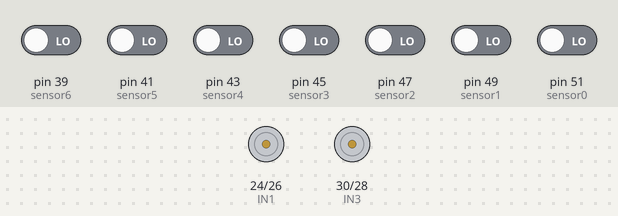
Bench run of a sketch on a simulated Arduino Mega 2560, built with avr-gcc and run on an emulated ATmega2560. Shown: motor-driver pin pairs drawn as motors (green arrow = first pin HIGH = forward, orange = second pin HIGH = backward, longer = more drive, scaled by the enable pin). The test bench sets the inputs (shaded band); at power-on: pin 39 (sensor6), pin 41 (sensor5), pin 43 (sensor4), pin 45 (sensor3), pin 47 (sensor2), pin 49 (sensor1), pin 51 (sensor0) LOW.

Above: at 0.1 s.
At 2.1 s:
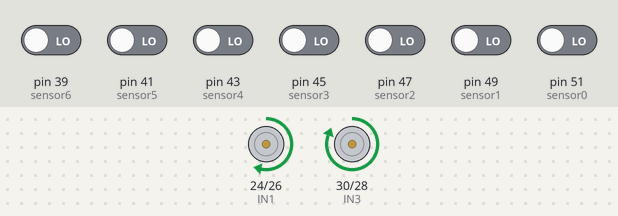
Timing chart, 0 to 3.6 s (numbered marks = the images above):
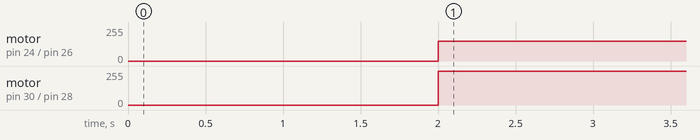

Measured:
- by itself, motor on pin 24 (IN1) / pin 26 (IN2): stopped → forward 150/255 at 2.0 s
- by itself, motor on pin 30 (IN3) / pin 28 (IN4): stopped → forward 255/255 at 2.0 s

The sketch:

seguidor_de_linha_PID_xico.ino
```cpp
/* **** -CONFIGURAÇÃO PARA PLACA DE SENSORES- **** */

//DECLARANDO O PINO PARA CADA SENSOR
int sensor0 = 51;
int sensor1 = 49;
int sensor2 = 47;
int sensor3 = 45;
int sensor4 = 43;
int sensor5 = 41;
int sensor6 = 39;
int sensor[7]; //VETOR PARA ARMAZENAR INFORMAÇÃO DA PLACA

/* **** ---------------------------------------------------------- **** */

/* **** -CONFIGURAÇÃO PARA A PONTE H- **** */

int IN1 = 24;//PINOS PARA CONTROLAR O SENTIDO DOS DOIS MOTORES
int IN2 = 26;
int IN3 = 30;
int IN4 = 28;

int PWM_A = 6; //PINOS PARA CONTROLE DA VELOCIDADE
int PWM_B = 7;

int vel_A = 150; //VELOCIDADES MÁXIMO DOS MOTORES
int vel_B = 255;

/* **** ---------------------------------------------------------- **** */

int Ki = 0;
int Kp = 35;
int Kd = 35;
int I = 0, P = 0, D = 0, PID = 0;
int velesq = 0, veldir = 0;
int erro = 0, erro_anterior = 0;

void setup() {
  /* **** DECLARAÇÃO DE CADA PINO COMO ENTRADA E SAÍDA **** */
  pinMode (IN1, OUTPUT);
  pinMode (IN2, OUTPUT);
  pinMode (IN3, OUTPUT);
  pinMode (IN4, OUTPUT);
  pinMode (PWM_A, OUTPUT);
  pinMode (PWM_B, OUTPUT);
  pinMode (sensor0, INPUT);
  pinMode (sensor1, INPUT);
  pinMode (sensor2, INPUT);
  pinMode (sensor3, INPUT);
  pinMode (sensor4, INPUT);
  pinMode (sensor5, INPUT);
  pinMode (sensor6, INPUT);
  delay(2000);
  Serial.begin(9600);
}

void ler_sensores(){
  sensor[0] = digitalRead (sensor0);
  sensor[1] = digitalRead (sensor1);
  sensor[2] = digitalRead (sensor2);
  sensor[3] = digitalRead (sensor3);
  sensor[4] = digitalRead (sensor4);
  sensor[5] = digitalRead (sensor5);
  sensor[6] = digitalRead (sensor6);
}

void curva90_direita(){
  digitalWrite(IN1, HIGH);
  digitalWrite(IN2, LOW);
  digitalWrite(IN3, HIGH);
  digitalWrite(IN4, LOW);
  analogWrite(PWM_A, 0.10*vel_A);
  analogWrite(PWM_B, 0.80*vel_B);
  delay(850);
}

void curva90_esquerda(){
  digitalWrite(IN1, HIGH);
  digitalWrite(IN2, LOW);
  digitalWrite(IN3, HIGH);
  digitalWrite(IN4, LOW);
  analogWrite(PWM_A, 0.90*vel_A);
  analogWrite(PWM_B, 0.05*vel_B);
  delay(850);
}

void parada(){
  digitalWrite(IN1, HIGH);
  digitalWrite(IN2, HIGH);
  digitalWrite(IN3, HIGH);
  digitalWrite(IN4, HIGH);
}

void calcula_erro(){
  if ((sensor[0]==1) && (sensor[1]==1) && (sensor[2]==1) && (sensor[3]==1) && (sensor[4]==1) && (sensor[5]==1) && (sensor[6]==1)){ erro = 0;}
  else if ((sensor[0]==1) && (sensor[1]==1) && (sensor[2]==1) && (sensor[3]==0) && (sensor[4]==0) && (sensor[5]==1) && (sensor[6]==1)){ erro = 1;}
  else if ((sensor[0]==1) && (sensor[1]==1) && (sensor[2]==0) && (sensor[3]==0) && (sensor[4]==1) && (sensor[5]==1) && (sensor[6]==1)){ erro = -1;}
  else if ((sensor[0]==1) && (sensor[1]==1) && (sensor[2]==1) && (sensor[3]==1) && (sensor[4]==0) && (sensor[5]==1) && (sensor[6]==1)){ erro = 1.5;}
  else if ((sensor[0]==1) && (sensor[1]==1) && (sensor[2]==0) && (sensor[3]==1) && (sensor[4]==1) && (sensor[5]==1) && (sensor[6]==1)){ erro = -1.5;}
  else if ((sensor[0]==1) && (sensor[1]==1) && (sensor[2]==1) && (sensor[3]==1) && (sensor[4]==0) && (sensor[5]==0) && (sensor[6]==1)){ erro = 1.75;}
  else if ((sensor[0]==1) && (sensor[1]==0) && (sensor[2]==0) && (sensor[3]==1) && (sensor[4]==1) && (sensor[5]==1) && (sensor[6]==1)){ erro = -1.75;}
  else if ((sensor[0]==1) && (sensor[1]==1) && (sensor[2]==1) && (sensor[3]==1) && (sensor[4]==1) && (sensor[5]==0) && (sensor[6]==1)){ erro = 2;}
  else if ((sensor[0]==1) && (sensor[1]==0) && (sensor[2]==1) && (sensor[3]==1) && (sensor[4]==1) && (sensor[5]==1) && (sensor[6]==1)){ erro = -2;}
}

void calcula_PID(){
  if (erro==0){
    I = 0;
  }
  P = erro;
  I = I + erro;

  if (I > 255){
    I = 255;
  }

  else if (I < -255){
    I = -255;
  }

  D = erro - erro_anterior;
  PID = (Kp*P) + (Ki*I) + (Kd*D);
  erro_anterior = erro;
}

void controle_motor(){
  if (PID >= 0){
    velesq = vel_B;
    veldir = vel_A - PID;
  }
  else{
    velesq = vel_B + PID;
    veldir = vel_A
    ;
  }
  digitalWrite (IN1, HIGH);
  digitalWrite (IN2, LOW);
  digitalWrite (IN3, HIGH);
  digitalWrite (IN4, LOW);
  analogWrite (PWM_A, veldir);
  analogWrite (PWM_B, velesq);

}

void loop() {

  calcula_erro();
  calcula_PID();
  controle_motor();
  ler_sensores();

  /*LINHA RETA
  if(sensor[0]==1 && sensor[1]==1 && sensor[2]==1 && sensor[3]==0 && sensor[4]==1 && sensor[5]==1 && sensor[6]==1){
    digitalWrite(IN1, HIGH);
    digitalWrite(IN2, LOW);
    analogWrite(PWM_A, vel_A*(0.8));
    digitalWrite(IN3, HIGH);
    digitalWrite(IN4, LOW);
    analogWrite(PWM_B, vel_B*(0.8));

  }

  //CURVA LEVE À DIREITA
  else if(sensor[0]==1 && sensor[1]==1 && sensor[2]==1 && sensor[3]==0 && sensor[4]==0 && sensor[5]==1 && sensor[6]==1){
    digitalWrite(IN1, HIGH);
    digitalWrite(IN2, LOW);
    analogWrite(PWM_A, vel_A*(0.5));
    digitalWrite(IN3, HIGH);
    digitalWrite(IN4, LOW);
    analogWrite(PWM_B, vel_B*(0.8));
  }

  //CURVA LEVE À ESQUERDA
  else if(sensor[0]==1 && sensor[1]==1 && sensor[2]==0 && sensor[3]==0 && sensor[4]==1 && sensor[5]==1 && sensor[6]==1){
    digitalWrite(IN1, HIGH);
    digitalWrite(IN2, LOW);
    analogWrite(PWM_A, vel_A*(0.8));
    digitalWrite(IN3, HIGH);
    digitalWrite(IN4, LOW);
    analogWrite(PWM_B, vel_B*(0.5));
  }
  //CURVA À DIREITA
  else if(sensor[0]==1 && sensor[1]==1 && sensor[2]==1 && sensor[3]==1 && sensor[4]==0 && sensor[5]==1 && sensor[6]==1){
    digitalWrite(IN1, HIGH);
    digitalWrite(IN2, LOW);
    analogWrite(PWM_A, vel_A*(0.1)); // mudei de 0,2 para 0,1
    digitalWrite(IN3, HIGH);
    digitalWrite(IN4, LOW);
    analogWrite(PWM_B, vel_B*(0.8));
  }

  //CURVA À ESQUERDA
  else if(sensor[0]==1 && sensor[1]==1 && sensor[2]==0 && sensor[3]==1 && sensor[4]==1 && sensor[5]==1 && sensor[6]==1){
    digitalWrite(IN1, HIGH);
    digitalWrite(IN2, LOW);
    analogWrite(PWM_A, vel_A*(0.8));
    digitalWrite(IN3, HIGH);
    digitalWrite(IN4, LOW);
    analogWrite(PWM_B, vel_B*(0.2));
  }

  //CURVA ACENTUADA À DIREITA
  else if(sensor[0]==1 && sensor[1]==1 && sensor[2]==1 && sensor[3]==1 && sensor[4]==0 && sensor[5]==0 && sensor[6]==1){
    digitalWrite(IN1, HIGH);
    digitalWrite(IN2, LOW);
    analogWrite(PWM_A, vel_A*(0.1));
    digitalWrite(IN3, HIGH);
    digitalWrite(IN4, LOW);
    analogWrite(PWM_B, vel_B*(0.8));
  }

  //CURVA ACENTUADA À ESQUERDA
  else if(sensor[0]==1 && sensor[1]==0 && sensor[2]==0 && sensor[3]==1 && sensor[4]==1 && sensor[5]==1 && sensor[6]==1){
    digitalWrite(IN1, HIGH);
    digitalWrite(IN2, LOW);
    analogWrite(PWM_A, vel_A*(0.8));
    digitalWrite(IN3, HIGH);
    digitalWrite(IN4, LOW);
    analogWrite(PWM_B, vel_B*(0.1));
  }

  //CURVA MUITO ACENTUADA À DIREITA
  else if(sensor[0]==1 && sensor[1]==1 && sensor[2]==1 && sensor[3]==1 && sensor[4]==1 && sensor[5]==0 && sensor[6]==1){
    digitalWrite(IN1, HIGH);
    digitalWrite(IN2, LOW);
    analogWrite(PWM_A, vel_A*0);
    digitalWrite(IN3, HIGH);
    digitalWrite(IN4, LOW);
    analogWrite(PWM_B, vel_B*0.8);
  }

  //CURVA MUITO ACENTUADA À ESQUERDA
  else if(sensor[0]==1 && sensor[1]==0 && sensor[2]==1 && sensor[3]==1 && sensor[4]==1 && sensor[5]==1 && sensor[6]==1){
    digitalWrite(IN1, HIGH);
    digitalWrite(IN2, LOW);
    analogWrite(PWM_A, vel_A*0.8);
    digitalWrite(IN3, HIGH);
    digitalWrite(IN4, LOW);
    analogWrite(PWM_B, vel_B*0);
  }

  //CURVA 90º À DIREITA
  else if(sensor[0]==1 && sensor[1]==1 && sensor[2]==1 && sensor[3]==1 && sensor[4]==1 && sensor[5]==1 && sensor[6]==0){
    digitalWrite(IN1, HIGH);
    digitalWrite(IN2, LOW);
    analogWrite(PWM_A, vel_A*0);
    digitalWrite(IN3, HIGH);
    digitalWrite(IN4, LOW);
    analogWrite(PWM_B, vel_B*1);
  }

  //CURVA 90º À ESQUERDA
  else if(sensor[0]==0 && sensor[1]==1 && sensor[2]==1 && sensor[3]==1 && sensor[4]==1 && sensor[5]==1 && sensor[6]==1){
    digitalWrite(IN1, HIGH);
    digitalWrite(IN2, LOW);
    analogWrite(PWM_A, vel_A*1);
    digitalWrite(IN3, HIGH);
    digitalWrite(IN4, LOW);
    analogWrite(PWM_B, vel_B*0);
  }


  // CARRO PARA
  else if((sensor[0]==0 && sensor[1]==0 && sensor[2]==0 && sensor[3]==0 && sensor[4]==0 && sensor[5]==0 && sensor[6]==0) ||
        (sensor[0]==1 && sensor[1]==1 && sensor[2]==1 && sensor[3]==1 && sensor[4]==1 && sensor[5]==1 && sensor[6]==1)){
    digitalWrite(IN1, HIGH);
    digitalWrite(IN2, HIGH);
    digitalWrite(IN3, HIGH);
    digitalWrite(IN4, HIGH);

  }
*/
}
```
